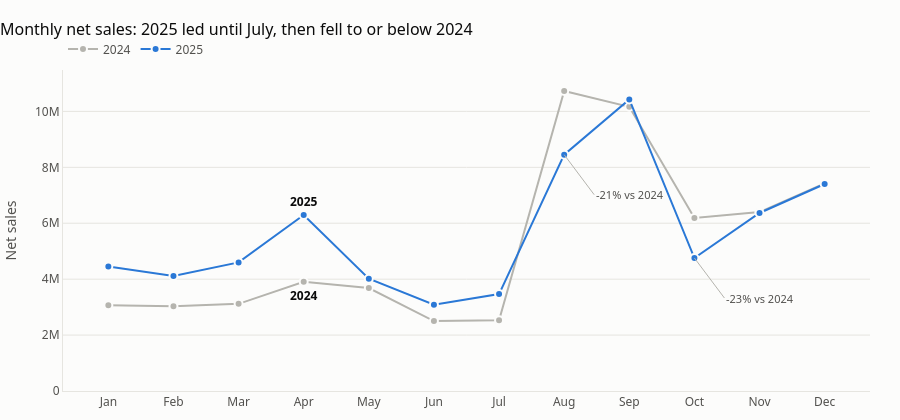

Source (notebook cell):
### Markdown cell above
## 2. Monthly trend

**Brief:** 2025 ran well ahead of 2024 from January to July (+9% to +61% each month).
From August it lost that lead: **August -21%**, **October -23%**, and November-December flat.
August-September is the back-to-school peak, so a weaker August hits the year hard.

### Code cell
monthly = df.pivot_table(index="Month", columns="Year", values="NetSale", aggfunc="sum")
monthly["Growth %"] = (monthly[2025] / monthly[2024] - 1) * 100
months = pd.to_datetime(monthly.index.astype(str), format="%m").strftime("%b")

display(monthly.set_axis(months).style.format({2024: "{:,.0f}", 2025: "{:,.0f}", "Growth %": "{:+.1f}%"}))

fig = go.Figure()
for y in YEARS:
    fig.add_scatter(x=months, y=monthly[y], name=str(y), mode="lines+markers",
                    line=dict(color=YEAR_COLORS[y], width=2),
                    marker=dict(size=8, color=YEAR_COLORS[y], line=dict(color=BG, width=2)),
                    hovertemplate=f"{y}: " + "%{y:,.0f}<extra></extra>")
# Direct labels where the two lines are far apart, plus the two weakest months
for y, shift in [(2025, 14), (2024, -14)]:
    fig.add_annotation(x="Apr", y=monthly.loc[4, y], text=f"<b>{y}</b>", showarrow=False, yshift=shift,
                       font=dict(color=TEXT))
for m in [8, 10]:
    fig.add_annotation(x=months[m - 1], y=monthly.loc[m, 2025], text=f"{monthly.loc[m, 'Growth %']:+.0f}% vs 2024",
                       showarrow=True, arrowhead=0, ax=30, ay=40, xanchor="left", font=dict(color=TEXT_2, size=11),
                       arrowcolor=GREY)
style(fig, "Monthly net sales: 2025 led until July, then fell to or below 2024", height=420, legend=True)
fig.update_layout(hovermode="x unified")
fig.update_yaxes(title="Net sales", rangemode="tozero")
fig.update_xaxes(title=None, showgrid=False)
fig.show()

### Figure 1 — Plotly figure (JSON) as saved in the notebook; plotly's stock layout.template omitted (floating-point values rounded to 4 significant figures)
{"data": [{"hovertemplate": "2024: %{y:,.0f}<extra></extra>", "line": {"color": "#b5b4ae", "width": 2}, "marker": {"color": "#b5b4ae", "line": {"color": "#fcfcfb", "width": 2}, "size": 8}, "mode": "lines+markers", "name": "2024", "type": "scatter", "x": ["Jan", "Feb", "Mar", "Apr", "May", "Jun", "Jul", "Aug", "Sep", "Oct", "Nov", "Dec"], "y": [3068000.0, 3030000.0, 3116000.0, 3903000.0, 3682000.0, 2502000.0, 2529000.0, 10730000.0, 10160000.0, 6191000.0, 6398000.0, 7424000.0]}, {"hovertemplate": "2025: %{y:,.0f}<extra></extra>", "line": {"color": "#2a78d6", "width": 2}, "marker": {"color": "#2a78d6", "line": {"color": "#fcfcfb", "width": 2}, "size": 8}, "mode": "lines+markers", "name": "2025", "type": "scatter", "x": ["Jan", "Feb", "Mar", "Apr", "May", "Jun", "Jul", "Aug", "Sep", "Oct", "Nov", "Dec"], "y": [4449000.0, 4111000.0, 4598000.0, 6295000.0, 4016000.0, 3088000.0, 3467000.0, 8452000.0, 10430000.0, 4756000.0, 6367000.0, 7403000.0]}], "layout": {"annotations": [{"font": {"color": "#0b0b0b"}, "showarrow": false, "text": "<b>2025</b>", "x": "Apr", "y": 6295000.0, "yshift": 14}, {"font": {"color": "#0b0b0b"}, "showarrow": false, "text": "<b>2024</b>", "x": "Apr", "y": 3903000.0, "yshift": -14}, {"arrowcolor": "#b5b4ae", "arrowhead": 0, "ax": 30, "ay": 40, "font": {"color": "#52514e", "size": 11}, "showarrow": true, "text": "-21% vs 2024", "x": "Aug", "xanchor": "left", "y": 8452000.0}, {"arrowcolor": "#b5b4ae", "arrowhead": 0, "ax": 30, "ay": 40, "font": {"color": "#52514e", "size": 11}, "showarrow": true, "text": "-23% vs 2024", "x": "Oct", "xanchor": "left", "y": 4756000.0}], "bargap": 0.3, "font": {"color": "#52514e", "family": "Segoe UI, Arial, sans-serif", "size": 12}, "height": 420, "hoverlabel": {"bgcolor": "white", "font": {"size": 12}}, "hovermode": "x unified", "legend": {"orientation": "h", "title": {"text": ""}, "x": 0, "y": 1.02, "yanchor": "bottom"}, "margin": {"b": 10, "l": 10, "r": 30, "t": 70}, "paper_bgcolor": "#fcfcfb", "plot_bgcolor": "#fcfcfb", "showlegend": true, "title": {"font": {"color": "#0b0b0b", "size": 16}, "text": "Monthly net sales: 2025 led until July, then fell to or below 2024", "x": 0, "xanchor": "left"}, "xaxis": {"gridcolor": "#e6e5e0", "linecolor": "#e6e5e0", "showgrid": false, "title": {}, "zerolinecolor": "#e6e5e0"}, "yaxis": {"gridcolor": "#e6e5e0", "linecolor": "#e6e5e0", "rangemode": "tozero", "title": {"text": "Net sales"}, "zerolinecolor": "#e6e5e0"}}}
